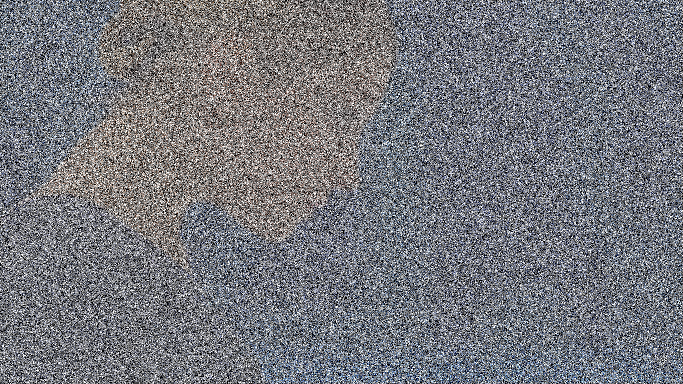
#> input picture src/lab1/images/5.jpg, 1366 x 768 px, found by its file name (shown at 1/2 size)
$ python 1_6.py
#> lines starting #> are read from the running program, lines starting #| are printed output that depends on the picture
"""
Отфильтруйте изображение 1-5  так, чтобы можно было распознать
содержимое изображения.
"""
import cv2
import numpy as np


# Загрузка изображения
img = cv2.imread(r"D:\pythonprograms\techvision\techvision_etu_2025\src\lab1\images\5.jpg", cv2.IMREAD_COLOR)
#> img is the input picture: shape (768, 1366, 3); mean B, G, R 124.6, 118.4, 117.1
# Показать оригинальное изображение
cv2.namedWindow(
    "Original", # имя окна
    flags=cv2.WINDOW_AUTOSIZE # параметр(ы) окна
)
cv2.imshow(
    "Original", # имя окна
    img # переменная, содержащая изображение
)
cv2.waitKey(1000)
cv2.destroyAllWindows()
# Параметры для размытия
ksize = (25, 25) # размер ядра размытия
anchor = (-1, -1) # якорная точка (по умолчанию центр)
borderType = cv2.BORDER_DEFAULT # тип границы
# Применение размытия
img_new_blur = cv2.blur(
    img, # входное изображение
    ksize, # размер ядра
)
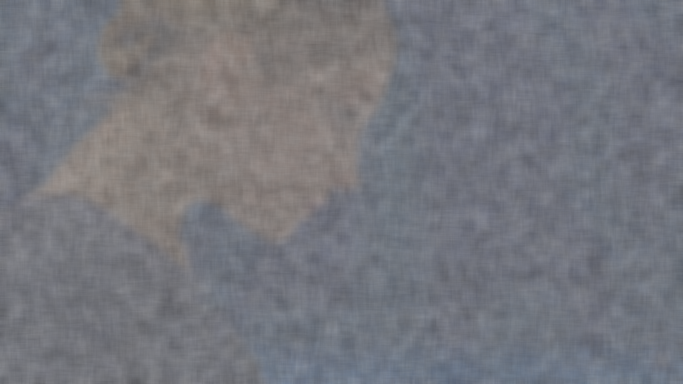
#> img_new_blur: shape (768, 1366, 3) (shown at 1/2 size); mean B, G, R 124.6, 118.4, 117.1
# Показать размытое изображение
cv2.namedWindow("Blurred", cv2.WINDOW_AUTOSIZE)
cv2.imshow("Blurred", img_new_blur)
cv2.waitKey(1000)
cv2.destroyAllWindows()
# Параметры для boxFilter
ddepth = -1 # глубина такая же как у исходного изображения
ksize = (15, 15) # размер ядра
anchor = (-1, -1) # якорная точка (по умолчанию центр)
normalize = True # нормирование (рекомендуется True)
borderType = cv2.BORDER_DEFAULT # тип границы
# Применение boxFilter
img_new_filter = cv2.boxFilter(
    img, # входное изображение
    ddepth, # глубина изображения-результата
    ksize, # размер ядра
    anchor=anchor, # положение якорной точки
    normalize=normalize, # нормирование
    borderType=borderType # тип рамки
)
# Показать обработанное изображение
cv2.imshow("Box Filter", img_new_filter)
cv2.waitKey(1000)
cv2.destroyAllWindows()
ksize = (31, 31) # размер ядра (должен быть нечетным)
sigmaX = 0 # сигма по оси X (0 - вычисляется автоматически)
sigmaY = 0 # сигма по оси Y (0 - вычисляется автоматически)
borderType = cv2.BORDER_DEFAULT # тип границы
# Применение GaussianBlur
img_new = cv2.GaussianBlur(
    img, # входное изображение
    ksize, # размер ядра
    sigmaX, # сигма по оси X
    sigmaY, # сигма по оси Y
    borderType # тип рамки
)
cv2.imshow("Gaussian Blur", img_new)
cv2.waitKey(1000)
cv2.destroyAllWindows()
ksize = 31
# Медианный фильтр
img_new = cv2.medianBlur(
    img, # входное изображение
    ksize # размер ядра
)
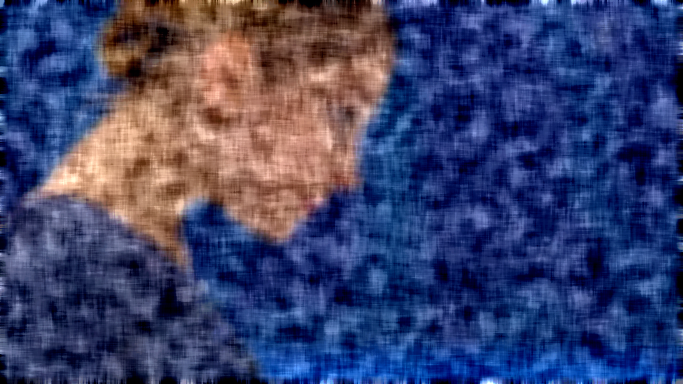
#> img_new: shape (768, 1366, 3) (shown at 1/2 size); mean B, G, R 107.6, 65.3, 59.5
cv2.imshow("Median Blur", img_new)
cv2.waitKey(100000)
cv2.destroyAllWindows()

$ run again, with src/lab1/images/1.jpg copied over src/lab1/images/5.jpg
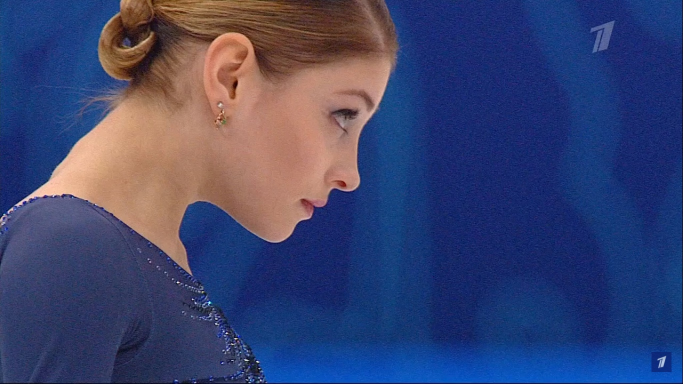
#> input picture src/lab1/images/1.jpg, 1366 x 768 px, found by its file name (shown at 1/2 size)
#> img is the input picture: shape (768, 1366, 3); mean B, G, R 111, 68.1, 59.8
#> `img_new_blur = cv2.blur( img,`:
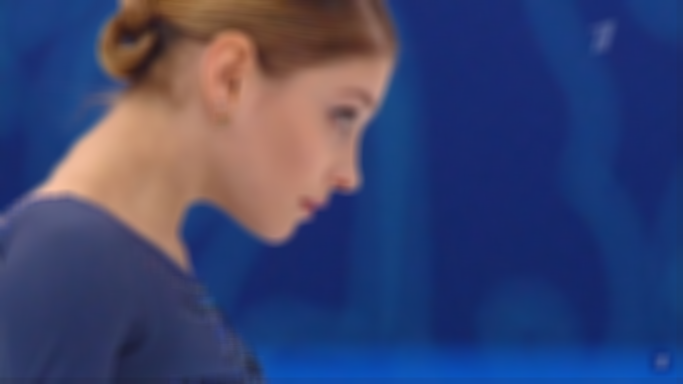
#> img_new_blur: shape (768, 1366, 3) (shown at 1/2 size); mean B, G, R 111.1, 68.2, 59.8
#> `img_new = cv2.medianBlur( img,`:
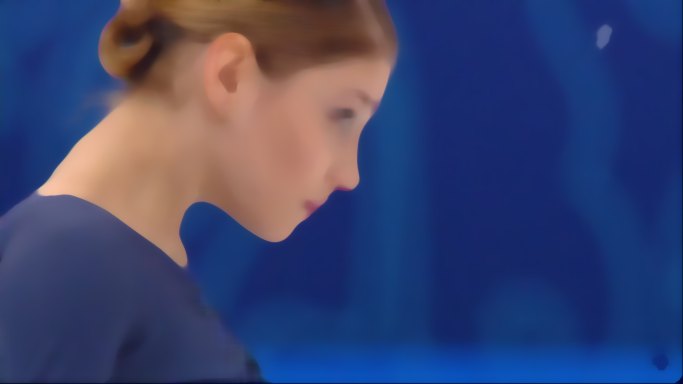
#> img_new: shape (768, 1366, 3) (shown at 1/2 size); mean B, G, R 110.9, 67.9, 59.4

$ run again, with src/lab1/images/2.jpg copied over src/lab1/images/5.jpg
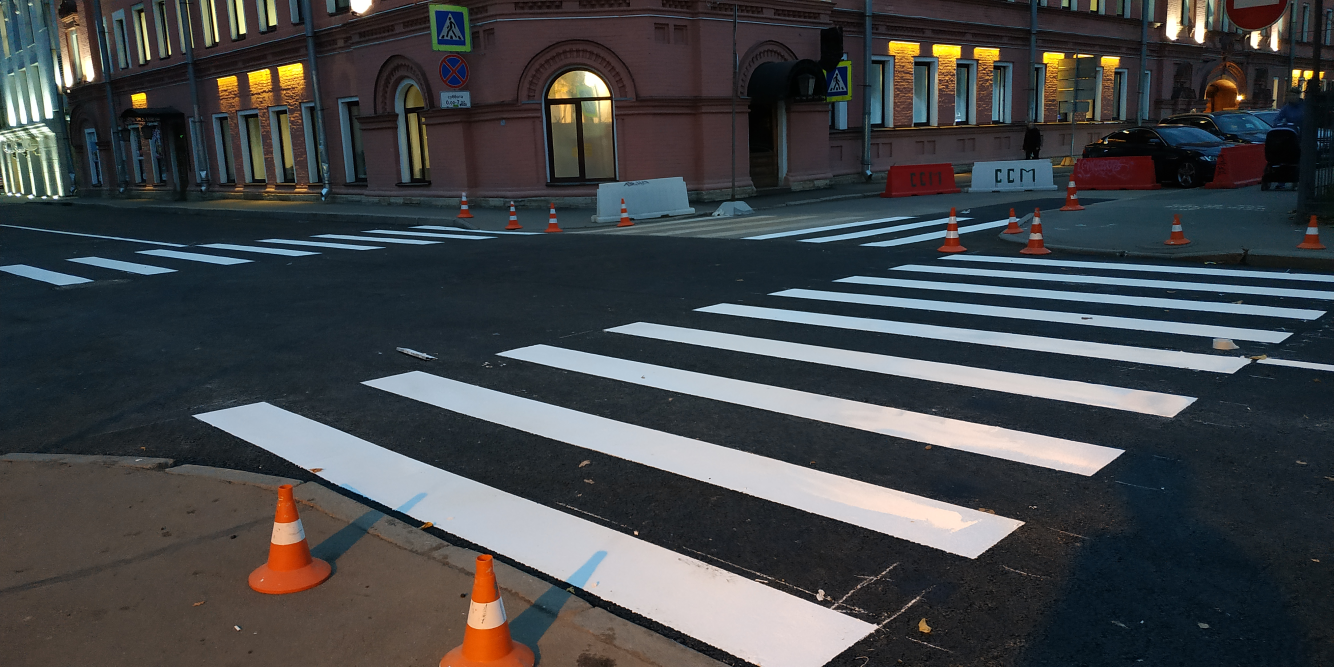
#> input picture src/lab1/images/2.jpg, 4000 x 2000 px, found by its file name (shown at 1/3 size)
#> img is the input picture: shape (2000, 4000, 3); mean B, G, R 72.2, 69.9, 67.6
#> `img_new_filter = cv2.boxFilter( img,`:
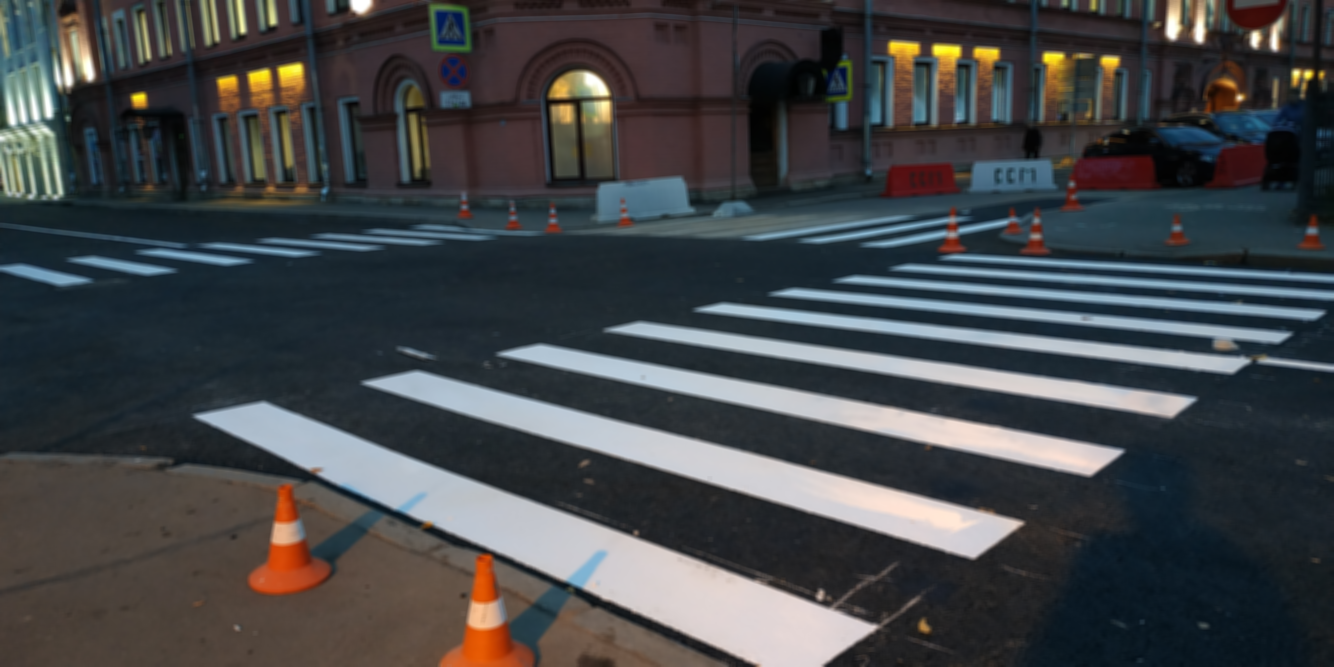
#> img_new_filter: shape (2000, 4000, 3) (shown at 1/3 size); mean B, G, R 72.2, 69.9, 67.6
#> `img_new = cv2.medianBlur( img,`:
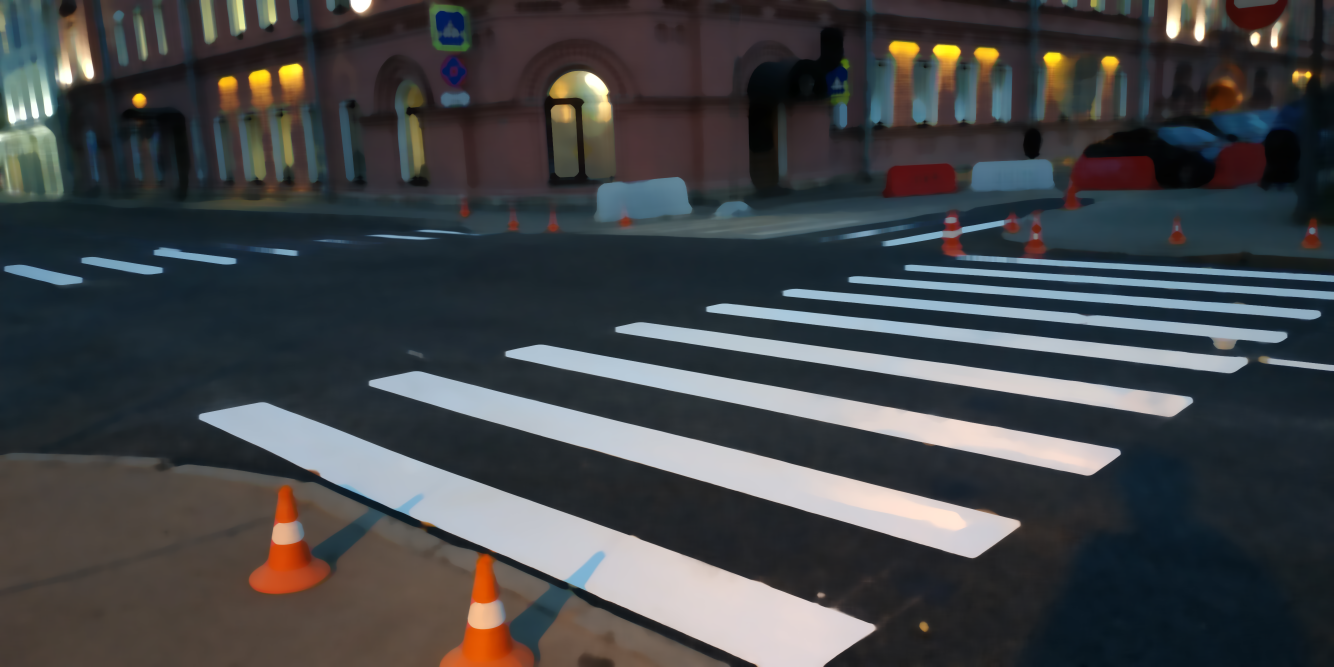
#> img_new: shape (2000, 4000, 3) (shown at 1/3 size); mean B, G, R 71, 68.7, 66.6
